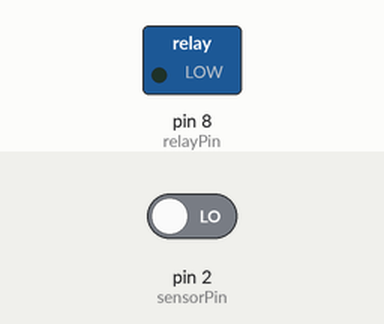
Simulated run of this sketch. Board: Arduino Uno, built with avr-gcc and run on an emulated ATmega328P. Parts: switched loads named in the sketch (green lamp = pin HIGH). The test bench sets the inputs (shaded band); at power-on: pin 2 (sensorPin) LOW. EEPROM starts erased; what the sketch prints to the serial monitor is not drawn.

Above: at 1.2 s.
1.3 s: pin 2 (sensorPin) driven HIGH
At 2.1 s:
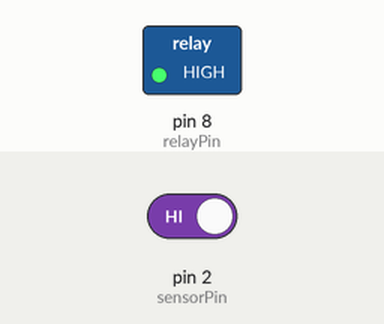
Timing chart, 0 to 4.3 s (numbered marks = the images above; inputs shaded):
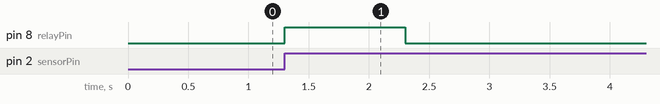

The sketch:

vending.ino
```cpp
#include <EEPROM.h>

const int sensorPin = 2;
const int relayPin = 8;

int count = 0;
int lastState = LOW;

void setup() {
  pinMode(sensorPin, INPUT);
  pinMode(relayPin, OUTPUT);
  digitalWrite(relayPin, LOW);

  Serial.begin(9600);

  // Read stored count
  count = EEPROM.read(0);

  Serial.print("Initial Count: ");
  Serial.println(count);
}

void loop() {
  int sensorState = digitalRead(sensorPin);

  // Detect button press (rising edge)
  if (sensorState == HIGH && lastState == LOW) {

    Serial.println("Touch Detected → Dispensing");

    // Activate relay
    digitalWrite(relayPin, HIGH);
    delay(1000);
    digitalWrite(relayPin, LOW);

    // Increase count
    count++;

    // Store safely (only writes if changed)
    EEPROM.update(0, count);

    Serial.print("Items Dispensed: ");
    Serial.println(count);

    delay(300); // debounce
  }

  lastState = sensorState;
}
```

Measured:
- after the input at 1.3 s, pin 8 (relayPin): LOW → HIGH at once, → LOW 1.0 s later
